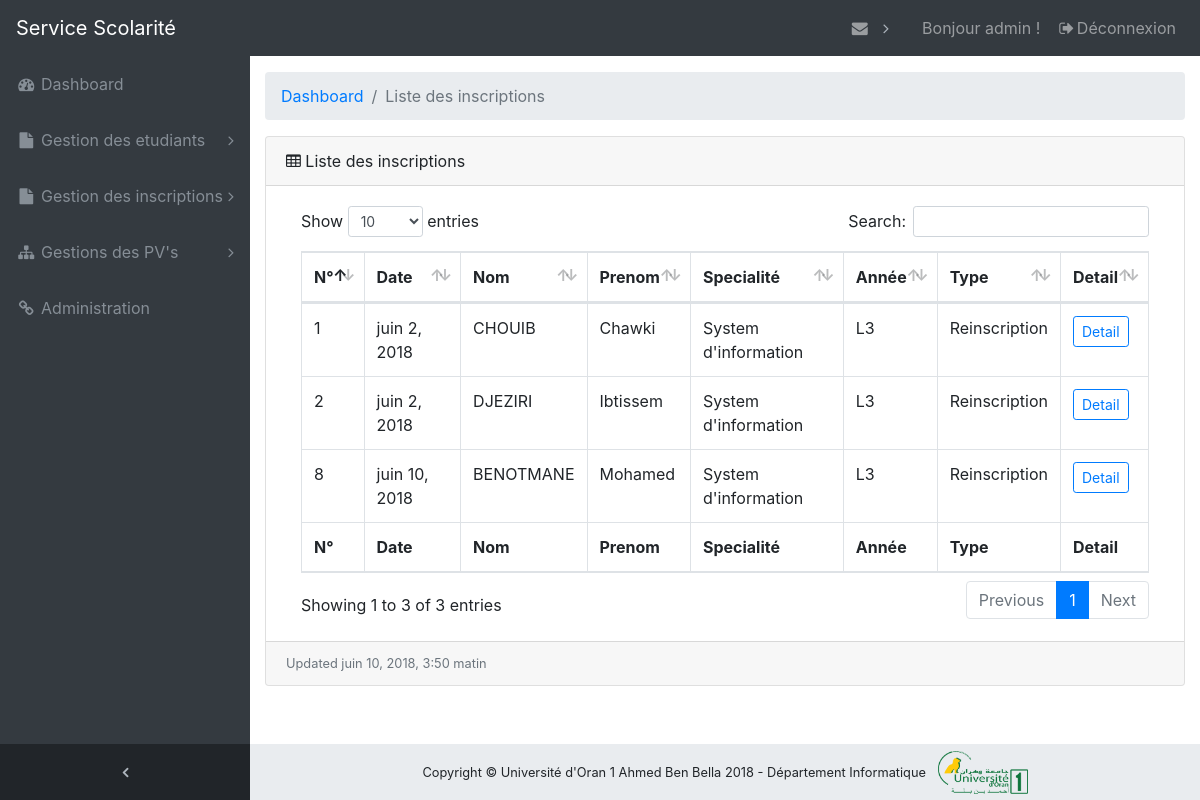
/dashboard/inscriptions/liste_inscriptions/ (signed in), run on the app's committed database.
### inscriptions/models.py (models this page shows, shortened)
class Inscription(models.Model):
    etudiant = models.ForeignKey(Etudiant, related_name='inscriptions')
    annee_universitaire = models.ForeignKey('etablissements.Annee_universitaire',
                                            related_name='inscriptions')
    parcours = models.ForeignKey('modules.Parcours', related_name='inscriptions')
    groupe = models.ForeignKey(Groupe, related_name='inscriptions', null=True)
    date_creation = models.DateTimeField(auto_now_add=True)
    categorie = models.CharField(choices=(('Inscription', 'Inscription'), ('Reinscription', 'Reinscription')),
                                 max_length=256, blank=True, null=True)
    class Meta:
        db_table = "inscription"
        verbose_name = "Inscription"
        verbose_name_plural = "Inscriptions"

class Etudiant(models.Model):
    user = models.OneToOneField('auth.User', related_name='etudiant')
    nom = models.CharField(max_length=256)
    prenom = models.CharField(max_length=256)
    sexe = models.CharField(blank=True, null=True,
                            choices=(('Homme', 'Homme'), ('Femme', 'Femme')), max_length=256)
    adresse = models.CharField(max_length=256, blank=True, null=True)
    date_naissance = models.DateField(blank=True, null=True)
    lieu_naissance = models.CharField(max_length=256, blank=True, null=True)
    nationalite = CountryField(blank=True, null=True)
    telephone = models.CharField(max_length=256, blank=True, null=True)
    date_creation = models.DateTimeField(auto_now_add=True)
    class Meta:
        db_table = "etudiant"
        verbose_name = "Etudiant"
        verbose_name_plural = "Etudiants"

### modules/models.py (models this page shows, shortened)
class Parcours(models.Model):
    nom = models.CharField(max_length=256)
    specialite = models.ForeignKey(Specialite, related_name='parcours')
    responsable = models.OneToOneField('enseignants.Enseignant', related_name='responsable_parcours')
    date_creation = models.DateTimeField(auto_now_add=True)
    class Meta:
        db_table = "parcours"
        verbose_name = "Parcours"
        verbose_name_plural = "Parcours"

class Specialite(models.Model):
    nom = models.CharField(max_length=256)
    departement = models.ForeignKey('etablissements.Departement', related_name='specialites')
    cycle = models.ForeignKey(Cycle, related_name='specialites')
    responsable = models.OneToOneField('enseignants.Enseignant', related_name='responsable_specialite')
    date_creation = models.DateTimeField(auto_now_add=True)
    class Meta:
        db_table = "specialite"
        verbose_name = "Specialite"
        verbose_name_plural = "Specialites"

### inscriptions/views.py (the view)
def dashboard_liste_inscriptions(request):
    if request.user.is_authenticated and request.user.groups.filter(name='Administrateur').exists():
        annee_univ = Annee_universitaire.objects.get(nom__contains=timezone.now().year)
        inscriptions = Inscription.objects.filter(annee_universitaire=annee_univ)
        get_messages = Message.objects.filter(
            Q(destinataire=request.user) & Q(open=False))
        context = {
            'inscriptions': inscriptions,
            'messages': get_messages,
        }
        return render(request, 'inscriptions/gestion_inscriptions(admin)/liste_inscriptions.html', context)
    else:
        return redirect('login_account')

### inscriptions/templates/inscriptions/gestion_inscriptions(admin)/liste_inscriptions.html
{% extends 'dashboard/base.html' %}
{% load staticfiles %}
{% block content %}
    <ol class="breadcrumb">
        <li class="breadcrumb-item">
            <a href="{% url 'dashboard_home_page' %}">Dashboard</a>
        </li>
        <li class="breadcrumb-item active">Liste des inscriptions</li>
    </ol>
    <div class="card mb-3">
        <div class="card-header">
            <i class="fa fa-table"></i> Liste des inscriptions
        </div>
        <div class="card-body">
            <div class="table-responsive">
                <table class="table table-bordered" id="dataTable" width="100%" cellspacing="0">
                    <thead>
                    <tr>
                        <th>N°</th>
                        <th>Date</th>
                        <th>Nom</th>
                        <th>Prenom</th>
                        <th>Specialité</th>
                        <th>Année</th>
                        <th>Type</th>
                        <th>Detail</th>
                    </tr>
                    </thead>
                    <tfoot>
                    <tr>
                        <th>N°</th>
                        <th>Date</th>
                        <th>Nom</th>
                        <th>Prenom</th>
                        <th>Specialité</th>
                        <th>Année</th>
                        <th>Type</th>
                        <th>Detail</th>
                    </tr>
                    </tfoot>
                    <tbody>
                    {% for inscription in inscriptions %}
                        <tr>
                            <td>{{ inscription.id }}</td>
                            <td>{{ inscription.date_creation.date }}</td>
                            <td>{{ inscription.etudiant.nom.upper }}</td>
                            <td>{{ inscription.etudiant.prenom.capitalize }}</td>
                            <td> {{ inscription.parcours.specialite.nom }}</td>
                            <td> {{ inscription.parcours.nom }}</td>
                            <td>{{ inscription.categorie }}</td>
                            <td><a class="btn btn-outline-primary btn-sm"
                                   href="{% url 'dashboard_detail_inscription' pk=inscription.id %}" role="button">Detail</a>
                            </td>
                        </tr>
                    {% endfor %}
                    </tbody>
                </table>
            </div>
        </div>
        <div class="card-footer small text-muted">Updated {{ inscriptions.last.date_creation }}</div>
    </div>
    </div>
{% endblock %}

### dashboard/templates/dashboard/navbar/_navbar_admin.html (shortened to what this page needs)
{% load staticfiles %}
{% block navbar %}
    <nav class="navbar navbar-expand-lg navbar-dark bg-dark fixed-top" id="mainNav">
        <a class="navbar-brand" href="{% url 'home_page' %}">Service Scolarité</a>
        <div class="collapse navbar-collapse" id="navbarResponsive">
            <ul class="navbar-nav navbar-sidenav" id="exampleAccordion">
                <li class="nav-item" data-toggle="tooltip" data-placement="right" title="Dashboard">
                    <a class="nav-link" href="{% url 'dashboard_home_page' %}">
                        <i class="fa fa-fw fa-dashboard"></i>
                        <span class="nav-link-text">Dashboard</span>
                    </a>
                </li>
                <li class="nav-item" data-toggle="tooltip" data-placement="right" title="Gestion des etudiants">
                    <a class="nav-link nav-link-collapse collapsed" data-toggle="collapse"
                       href="#collapseGestionEtudiants"
                       data-parent="#exampleAccordion">
                        <i class="fa fa-fw fa-file"></i>
                        <span class="nav-link-text">Gestion des etudiants</span>
                    </a>
                </li>
                <li class="nav-item" data-toggle="tooltip" data-placement="right" title="Example Pages">
                    <a class="nav-link nav-link-collapse collapsed" data-toggle="collapse" href="#collapseExamplePages"
                       data-parent="#exampleAccordion">
                        <i class="fa fa-fw fa-file"></i>
                        <span class="nav-link-text">Gestion des inscriptions</span>
                    </a>
                </li>
                <li class="nav-item" data-toggle="tooltip" data-placement="right" title="Menu Levels">
                    <a class="nav-link nav-link-collapse collapsed" data-toggle="collapse" href="#collapseMulti"
                       data-parent="#exampleAccordion">
                        <i class="fa fa-fw fa-sitemap"></i>
                        <span class="nav-link-text">Gestions des PV's</span>
                    </a>
                </li>
                <li class="nav-item" data-toggle="tooltip" data-placement="right" title="Link">
                    <a class="nav-link" target="_blank" href="{% url 'admin:index' %}">
                        <i class="fa fa-fw fa-link"></i>
                        <span class="nav-link-text">Administration</span>
                    </a>
                </li>
            </ul>
            <ul class="navbar-nav sidenav-toggler">
                <li class="nav-item">
                    <a class="nav-link text-center" id="sidenavToggler">
                        <i class="fa fa-fw fa-angle-left"></i>
                    </a>
                </li>
            </ul>
            <ul class="navbar-nav ml-auto">
                <li class="nav-item dropdown">
                    <a class="nav-link dropdown-toggle mr-lg-2" id="messagesDropdown" href="#" data-toggle="dropdown"
                       aria-haspopup="true" aria-expanded="false">
                        <i class="fa fa-fw fa-envelope"></i>
                    </a>
                </li>
                <li class="nav-item">
                    <a class="nav-link">
                        Bonjour {{ user.username }} !</a>
                </li>
                <li class="nav-item">
                    <a class="nav-link" data-toggle="modal" data-target="#exampleModal">
                        <i class="fa fa-fw fa-sign-out"></i>Déconnexion</a>
                </li>
            </ul>
        </div>
    </nav>
{% endblock %}

### static/dashboard/css/sb-admin.css (style rules this page uses)
html { position: relative; min-height: 100%; }
body { overflow-x: hidden; }
body.sticky-footer { margin-bottom: 56px; }
body.fixed-nav { padding-top: 56px; }
#mainNav .navbar-collapse { overflow: auto; max-height: 75vh; }
#mainNav .navbar-collapse .navbar-nav .nav-item .nav-link { cursor: pointer; }
#mainNav .navbar-collapse .navbar-sidenav .nav-link-collapse:after { float: right; content: '\f107'; font-family: 'FontAwesome'; }
#mainNav .navbar-collapse .navbar-sidenav .nav-link-collapse.collapsed:after { content: '\f105'; }
#mainNav .navbar-collapse .sidenav-toggler { display: none; }
#mainNav .navbar-collapse .navbar-nav > .nav-item.dropdown > .nav-link { position: relative; min-width: 45px; }
#mainNav .navbar-collapse .navbar-nav > .nav-item.dropdown > .nav-link:after { float: right; width: auto; content: '\f105'; border: none; font-family: 'FontAwesome'; }
@media (min-width: 992px) { #mainNav .navbar-brand { width: 250px; } }
@media (min-width: 992px) { #mainNav .navbar-collapse { overflow: visible; max-height: none; } }
@media (min-width: 992px) { #mainNav .navbar-collapse .navbar-sidenav { position: absolute; top: 0; left: 0; -webkit-flex-direction: column; -ms-flex-direction: column; flex-direction: column; margin-top: 56px; } }
@media (min-width: 992px) { #mainNav .navbar-collapse .navbar-sidenav > .nav-item { width: 250px; padding: 0; } }
@media (min-width: 992px) { #mainNav .navbar-collapse .navbar-sidenav > .nav-item > .nav-link { padding: 1em; } }
@media (min-width: 992px) { #mainNav .navbar-collapse .navbar-nav > .nav-item.dropdown > .nav-link { min-width: 0; } }
@media (min-width: 992px) { #mainNav .navbar-collapse .navbar-nav > .nav-item.dropdown > .nav-link:after { width: 24px; text-align: center; } }
#mainNav.fixed-top .sidenav-toggler { display: none; }
@media (min-width: 992px) { #mainNav.fixed-top .navbar-sidenav { height: calc(100vh - 112px); } }
@media (min-width: 992px) { #mainNav.fixed-top .sidenav-toggler { position: absolute; top: 0; left: 0; display: flex; -webkit-flex-direction: column; -ms-flex-direction: column; flex-direction: column; margin-top: calc(100vh - 56px); } }
@media (min-width: 992px) { #mainNav.fixed-top .sidenav-toggler > .nav-item { width: 250px; padding: 0; } }
@media (min-width: 992px) { #mainNav.fixed-top .sidenav-toggler > .nav-item > .nav-link { padding: 1em; } }
#mainNav.fixed-top.navbar-dark .sidenav-toggler { background-color: #212529; }
#mainNav.fixed-top.navbar-dark .sidenav-toggler a i { color: #adb5bd; }
#sidenavToggler i { font-weight: 800; }
#mainNav.navbar-dark .navbar-collapse .navbar-sidenav .nav-link-collapse:after { color: #868e96; }
#mainNav.navbar-dark .navbar-collapse .navbar-sidenav > .nav-item > .nav-link { color: #868e96; }
#mainNav.navbar-dark .navbar-collapse .navbar-nav > .nav-item.dropdown > .nav-link:after { color: #adb5bd; }
@media (min-width: 992px) { #mainNav.navbar-dark .navbar-collapse .navbar-sidenav { background: #343a40; } }

### data on the page
Inscription: id "1", date_creation "juin 2, 2018", etudiant.nom "CHOUIB", etudiant.prenom "Chawki", parcours.specialite.nom "System d'information", parcours.nom "L3", categorie "Reinscription"
Inscription: id "2", date_creation "juin 2, 2018", etudiant.nom "DJEZIRI", etudiant.prenom "Ibtissem", parcours.specialite.nom "System d'information", parcours.nom "L3", categorie "Reinscription"
Inscription: id "8", date_creation "juin 10, 2018", etudiant.nom "BENOTMANE", etudiant.prenom "Mohamed", parcours.specialite.nom "System d'information", parcours.nom "L3", categorie "Reinscription", last.date_creation "juin 10, 2018, 3:50 matin"

### other printed values
{{ user.username }} "admin"
